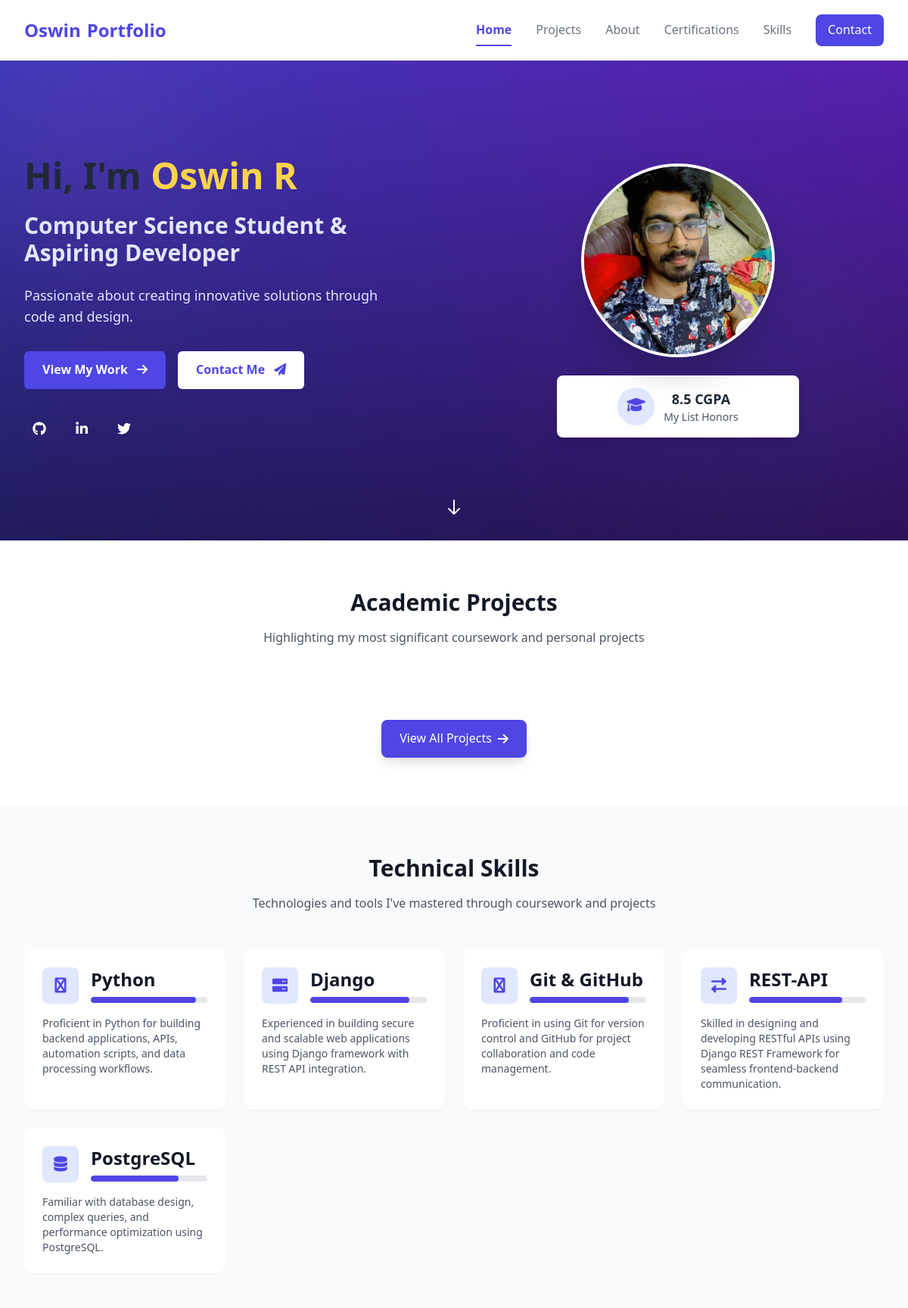
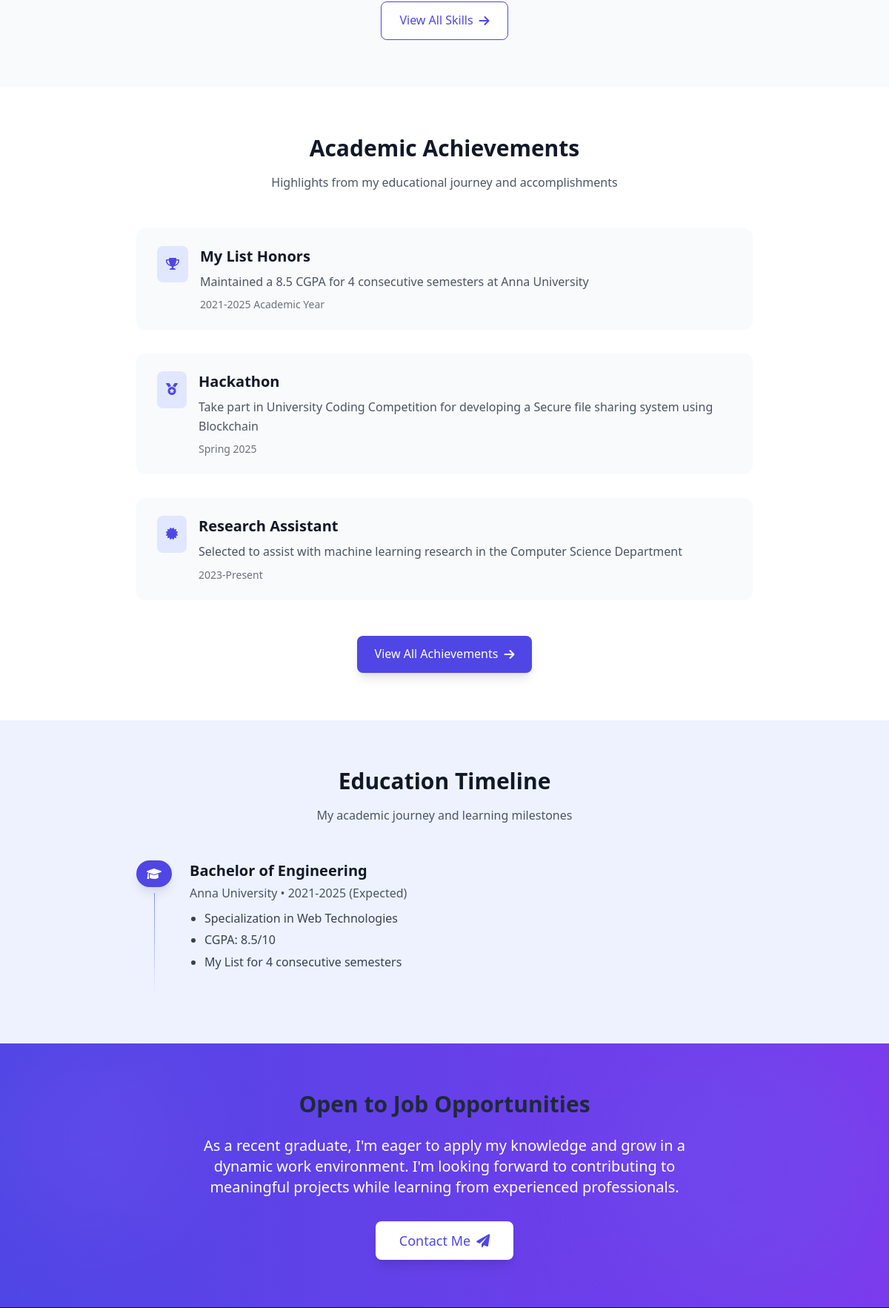
The page / (upper part) on the database its author committed (2 pictures, top to bottom).
### portfolio_app/models.py (models this page shows, shortened)
class Skill(models.Model):
    title = models.CharField(max_length=100)
    description = models.TextField(blank=True)
    percentage = models.IntegerField(
        help_text="Skill percentage (0-100)",
        validators=[MinValueValidator(0), MaxValueValidator(100)]
    )
    icon = models.CharField(
        max_length=50,
        default='fas fa-star',
        help_text="Font Awesome icon class (e.g., 'fas fa-code')"
    )
    is_technical = models.BooleanField(default=True)
    order = models.PositiveIntegerField(default=0)
    created_at = models.DateTimeField(auto_now_add=True)
    class Meta:
        ordering = ['order', '-percentage']
        verbose_name_plural = "Skills"

### portfolio_app/views.py (the view)
# urls.py: path('', HomeView.as_view(), name='home'),
class HomeView(TemplateView):
    template_name = 'index.html'
    def get_context_data(self, **kwargs):
        context = super().get_context_data(**kwargs)
        context['certifications'] = Certification.objects.all().order_by('-date_achieved')[:4]  # Changed from services
        context['featured_projects'] = Project.objects.all()[:3]
        context['skills'] = Skill.objects.all()
        return context

### portfolio_app/templates/index.html (shortened to what this page needs)
{% extends 'base.html' %}
{% load static %}
{% block content %}
<section class="relative bg-gradient-to-r from-indigo-600 to-purple-700 text-white overflow-hidden">
    <div class="absolute inset-0 z-0">
        <div class="absolute inset-0 bg-black opacity-20"></div>
        <div class="absolute inset-0 bg-gradient-to-t from-black to-transparent opacity-50"></div>
        <div class="absolute top-0 left-0 w-full h-full overflow-hidden">
            <div class="absolute top-0 left-0 w-64 h-64 bg-purple-500 rounded-full filter blur-3xl opacity-20 mix-blend-overlay animate-float"></div>
        </div>
    </div>
    <div class="max-w-7xl mx-auto px-4 sm:px-6 lg:px-8 py-32 relative z-10">
        <div class="grid md:grid-cols-2 gap-12 items-center">
            <div class="animate-fade-in-up">
                <h1 class="text-4xl md:text-5xl font-bold mb-6 leading-tight">
                    Hi, I'm <span class="text-yellow-300 animate-pulse">Oswin R</span>
                </h1>
                <h2 class="text-2xl md:text-3xl font-semibold mb-6 text-indigo-100">
                    Computer Science Student & Aspiring Developer
                </h2>
                <p class="text-lg mb-8 text-indigo-100 max-w-lg">
                    Passionate about creating innovative solutions through code and design.
                </p>
                <div class="flex flex-wrap gap-4">
                    <a href="{% url 'projects' %}" class="btn btn-primary transform hover:-translate-y-1 transition-transform duration-300">
                        View My Work <i class="fas fa-arrow-right ml-2 group-hover:translate-x-1 transition-transform"></i>
                    </a>
                    <a href="{% url 'contact' %}" class="btn bg-white text-indigo-600 hover:bg-gray-100 transform hover:-translate-y-1 transition-transform duration-300">
                        Contact Me <i class="fas fa-paper-plane ml-2 group-hover:translate-x-1 transition-transform"></i>
                    </a>
                </div>
                <div class="mt-8 flex space-x-4">
                    <a href="https://github.com/oswinr" target="_blank" rel="noopener noreferrer"
                       class="w-10 h-10 rounded-full bg-white/10 flex items-center justify-center backdrop-blur-sm hover:bg-white/20 transition-all duration-300 transform hover:scale-110"
                       aria-label="GitHub Profile">
                        <i class="fab fa-github text-lg"></i>
                    </a>
                    <a href="https://linkedin.com/in/oswin03" target="_blank" rel="noopener noreferrer"
                       class="w-10 h-10 rounded-full bg-white/10 flex items-center justify-center backdrop-blur-sm hover:bg-white/20 transition-all duration-300 transform hover:scale-110"
                       aria-label="LinkedIn Profile">
                        <i class="fab fa-linkedin-in text-lg"></i>
                    </a>
                    <a href="https://twitter.com/oswinr" target="_blank" rel="noopener noreferrer"
                       class="w-10 h-10 rounded-full bg-white/10 flex items-center justify-center backdrop-blur-sm hover:bg-white/20 transition-all duration-300 transform hover:scale-110"
                       aria-label="Twitter Profile">
                        <i class="fab fa-twitter text-lg"></i>
                    </a>
                </div>
            </div>
            <div class="animate-fade-in-up delay-100">
                <div class="relative flex flex-col items-center">
                    <div class="relative w-64 h-64 rounded-full overflow-hidden border-4 border-white shadow-2xl mb-6 group hover:shadow-indigo-500/30 transition-all duration-500">
                        <img src="{% static 'images/profile.jpg' %}" alt="Oswin R"
                             class="w-full h-full object-cover transition-transform duration-500 group-hover:scale-110">
                        <div class="absolute bottom-2 right-2 bg-white p-2 rounded-full shadow-md transform transition-all duration-300 group-hover:rotate-12">
                        </div>
                    </div>
                    <div class="bg-white p-4 rounded-lg shadow-lg w-full max-w-xs hover:shadow-xl transition-all duration-300 animate-float">
                        <div class="flex items-center justify-center">
                            <div class="bg-indigo-100 p-3 rounded-full mr-3">
                                <i class="fas fa-graduation-cap text-indigo-600 text-xl"></i>
                            </div>
                            <div class="text-center">
                                <p class="font-bold text-gray-800 text-lg">8.5 CGPA</p>
                                <p class="text-sm text-gray-600">My List Honors</p>
                            </div>
                        </div>
                    </div>
                </div>
            </div>
        </div>
    </div>
    <div class="absolute bottom-8 left-1/2 transform -translate-x-1/2 animate-bounce">
        <svg class="w-6 h-6 text-white" fill="none" stroke="currentColor" viewBox="0 0 24 24">
            <path stroke-linecap="round" stroke-linejoin="round" stroke-width="2" d="M19 14l-7 7m0 0l-7-7m7 7V3"></path>
        </svg>
    </div>
</section>
<section class="py-16 bg-white">
    <div class="max-w-7xl mx-auto px-4 sm:px-6 lg:px-8">
        <div class="text-center mb-12">
            <h2 class="text-3xl font-bold text-gray-900 mb-4">Academic Projects</h2>
            <p class="text-gray-600 max-w-2xl mx-auto">
                Highlighting my most significant coursework and personal projects
            </p>
        </div>
        <div class="text-center mt-12" data-aos="fade-up" data-aos-delay="300">
            <a href="{% url 'projects' %}"
               class="inline-flex items-center px-6 py-3 bg-indigo-600 text-white rounded-lg font-medium hover:bg-indigo-700 transition-all transform hover:-translate-y-1 shadow-lg hover:shadow-indigo-500/30">
                View All Projects <i class="fas fa-arrow-right ml-2 transition-transform group-hover:translate-x-1"></i>
            </a>
        </div>
    </div>
</section>
<section class="py-16 bg-gray-50">
    <div class="max-w-7xl mx-auto px-4 sm:px-6 lg:px-8">
        <div class="text-center mb-12">
            <h2 class="text-3xl font-bold text-gray-900 mb-4">Technical Skills</h2>
            <p class="text-gray-600 max-w-2xl mx-auto">
                Technologies and tools I've mastered through coursework and projects
            </p>
        </div>
        <div class="grid md:grid-cols-2 lg:grid-cols-4 gap-6">
            {% for skill in skills|slice:":8" %}
            <div class="group bg-white p-6 rounded-xl shadow-sm hover:shadow-lg transition-all duration-300 hover:-translate-y-1"
                 data-aos="zoom-in" data-aos-delay="{{ forloop.counter0|add:1 }}00">
                <div class="flex items-center mb-4">
                    <div class="w-12 h-12 bg-indigo-100 rounded-lg flex items-center justify-center mr-4 group-hover:bg-indigo-600 group-hover:text-white transition-colors">
                        <i class="{{ skill.icon }} text-indigo-600 group-hover:text-white text-xl transition-colors"></i>
                    </div>
                    <div class="flex-1">
                        <h3 class="font-bold text-gray-900 group-hover:text-indigo-600 transition-colors">{{ skill.title }}</h3>
                        <div class="w-full bg-gray-200 rounded-full h-2 mt-2 overflow-hidden">
                            <div class="bg-indigo-600 h-2 rounded-full progress-bar" style="width: 0" data-width="{{ skill.percentage }}"></div>
                        </div>
                    </div>
                </div>
                <p class="text-gray-600 text-sm group-hover:text-gray-800 transition-colors">{{ skill.description|truncatewords:15 }}</p>
            </div>
            {% endfor %}
        </div>
        <div class="text-center mt-12" data-aos="fade-up">
            <a href="{% url 'expertise' %}"
               class="inline-flex items-center px-6 py-3 bg-white text-indigo-600 border border-indigo-600 rounded-lg font-medium hover:bg-indigo-600 hover:text-white transition-all transform hover:-translate-y-1">
                View All Skills <i class="fas fa-arrow-right ml-2 transition-transform group-hover:translate-x-1"></i>
            </a>
        </div>
    </div>
</section>
<section class="py-16 bg-white">
    <div class="max-w-4xl mx-auto px-4 sm:px-6 lg:px-8">
        <div class="text-center mb-12">
            <h2 class="text-3xl font-bold text-gray-900 mb-4">Academic Achievements</h2>
            <p class="text-gray-600 max-w-2xl mx-auto">
                Highlights from my educational journey and accomplishments
            </p>
        </div>
        <div class="space-y-8">
            <div class="group bg-gray-50 p-6 rounded-xl hover:bg-indigo-50 transition-colors duration-300 border-l-4 border-transparent hover:border-indigo-600"
                 data-aos="fade-right">
                <div class="flex items-start">
                    <div class="flex-shrink-0 bg-indigo-100 p-3 rounded-lg mr-4 group-hover:bg-indigo-600 group-hover:text-white transition-colors">
                        <i class="fas fa-trophy text-indigo-600 group-hover:text-white transition-colors"></i>
                    </div>
                    <div>
                        <h3 class="text-xl font-bold text-gray-900 mb-2 group-hover:text-indigo-600 transition-colors">My List Honors</h3>
                        <p class="text-gray-600">Maintained a 8.5 CGPA for 4 consecutive semesters at Anna University</p>
                        <p class="text-sm text-gray-500 mt-2">2021-2025 Academic Year</p>
                    </div>
                </div>
            </div>
            <div class="group bg-gray-50 p-6 rounded-xl hover:bg-indigo-50 transition-colors duration-300 border-l-4 border-transparent hover:border-indigo-600"
                 data-aos="fade-right" data-aos-delay="100">
                <div class="flex items-start">
                    <div class="flex-shrink-0 bg-indigo-100 p-3 rounded-lg mr-4 group-hover:bg-indigo-600 group-hover:text-white transition-colors">
                        <i class="fas fa-medal text-indigo-600 group-hover:text-white transition-colors"></i>
                    </div>
                    <div>
                        <h3 class="text-xl font-bold text-gray-900 mb-2 group-hover:text-indigo-600 transition-colors">Hackathon</h3>
                        <p class="text-gray-600">Take part in University Coding Competition for developing a Secure file sharing system using Blockchain</p>
                        <p class="text-sm text-gray-500 mt-2">Spring 2025</p>
                    </div>
                </div>
            </div>
            <div class="group bg-gray-50 p-6 rounded-xl hover:bg-indigo-50 transition-colors duration-300 border-l-4 border-transparent hover:border-indigo-600"
                 data-aos="fade-right" data-aos-delay="200">
                <div class="flex items-start">
                    <div class="flex-shrink-0 bg-indigo-100 p-3 rounded-lg mr-4 group-hover:bg-indigo-600 group-hover:text-white transition-colors">
                        <i class="fas fa-certificate text-indigo-600 group-hover:text-white transition-colors"></i>
                    </div>
                    <div>
                        <h3 class="text-xl font-bold text-gray-900 mb-2 group-hover:text-indigo-600 transition-colors">Research Assistant</h3>
                        <p class="text-gray-600">Selected to assist with machine learning research in the Computer Science Department</p>
                        <p class="text-sm text-gray-500 mt-2">2023-Present</p>
                    </div>
                </div>
            </div>
        </div>
        <div class="text-center mt-12" data-aos="fade-up">
            <a href="{% url 'certifications' %}"
               class="inline-flex items-center px-6 py-3 bg-indigo-600 text-white rounded-lg font-medium hover:bg-indigo-700 transition-all transform hover:-translate-y-1 shadow-lg hover:shadow-indigo-500/30">
                View All Achievements <i class="fas fa-arrow-right ml-2 transition-transform group-hover:translate-x-1"></i>
            </a>
        </div>
    </div>
</section>
<section class="py-16 bg-indigo-50">
    <div class="max-w-4xl mx-auto px-4 sm:px-6 lg:px-8">
        <div class="text-center mb-12">
            <h2 class="text-3xl font-bold text-gray-900 mb-4">Education Timeline</h2>
            <p class="text-gray-600 max-w-2xl mx-auto">
                My academic journey and learning milestones
            </p>
        </div>
        <div class="space-y-8">
            <div class="flex" data-aos="fade-right">
                <div class="flex flex-col items-center mr-6">
                    <div class="w-12 h-12 bg-indigo-600 rounded-full flex items-center justify-center text-white shadow-lg pulse-dot">
                        <i class="fas fa-graduation-cap"></i>
                    </div>
                </div>
                <div class="pb-8">
                    <h3 class="text-xl font-bold text-gray-900 mb-1">Bachelor of Engineering</h3>
                    <p class="text-gray-600 mb-2">Anna University • 2021-2025 (Expected)</p>
                    <ul class="list-disc pl-5 text-gray-700 space-y-1">
                        <li>Specialization in Web Technologies</li>
                        <li>CGPA: 8.5/10</li>
                        <li>My List for 4 consecutive semesters</li>
                    </ul>
                </div>
            </div>
        </div>
    </div>
</section>
<section class="py-16 bg-gradient-to-r from-indigo-600 to-purple-600 text-white relative overflow-hidden">
    <div class="absolute inset-0 overflow-hidden">
        <div class="absolute top-0 left-0 w-64 h-64 bg-purple-500 rounded-full filter blur-3xl opacity-20 animate-float"></div>
        <div class="absolute bottom-0 right-0 w-96 h-96 bg-indigo-500 rounded-full filter blur-3xl opacity-20 animate-float-delay"></div>
    </div>
    <div class="max-w-4xl mx-auto px-4 sm:px-6 lg:px-8 text-center relative z-10">
        <h2 class="text-3xl font-bold mb-6" data-aos="fade-up">Open to Job Opportunities</h2>
        <p class="text-xl mb-8 max-w-2xl mx-auto" data-aos="fade-up" data-aos-delay="100">
            As a recent graduate, I'm eager to apply my knowledge and grow in a dynamic work environment. I'm looking forward to contributing to meaningful projects while learning from experienced professionals.
        </p>
        <a href="{% url 'contact' %}"
           class="inline-flex items-center px-8 py-3 bg-white text-indigo-600 rounded-lg font-medium hover:bg-gray-100 text-lg transition-all transform hover:-translate-y-1 shadow-lg hover:shadow-white/20"
           data-aos="zoom-in" data-aos-delay="200">
            Contact Me <i class="fas fa-paper-plane ml-2 transition-transform group-hover:translate-x-1"></i>
        </a>
    </div>
</section>
{% endblock %}

### rows shown on the page
Skill: title "Python", percentage 90 (drawn), description "Proficient in Python for building backend applications, APIs, automation scripts, and data processing workflows."
Skill: title "Django", percentage 85 (drawn), description "Experienced in building secure and scalable web applications using Django framework with REST API integration."
Skill: title "Git & GitHub", percentage 85 (drawn), description "Proficient in using Git for version control and GitHub for project collaboration and code management."
Skill: title "REST-API", percentage 80 (drawn), description "Skilled in designing and developing RESTful APIs using Django REST Framework for seamless frontend-backend communication."
Skill: title "PostgreSQL", percentage 75 (drawn), description "Familiar with database design, complex queries, and performance optimization using PostgreSQL."
